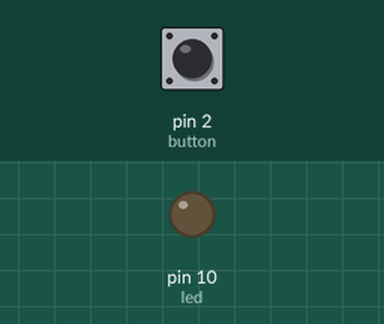
Recording of a sketch running on a simulated Arduino Uno, built with avr-gcc and run on an emulated ATmega328P. Parts: output pins drawn as LEDs (lit = HIGH). The test bench sets the inputs (shaded band); at power-on: pin 2 (button) LOW.

Above: at 1.2 s.
1.3 s: pin 2 (button) pulled HIGH for 0.15 s
At 1.37 s:
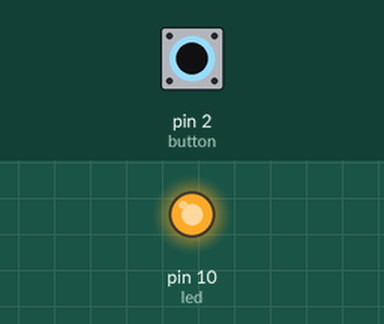
2.9 s: pin 2 (button) pulled HIGH for 3.2 s
At 6.5 s:
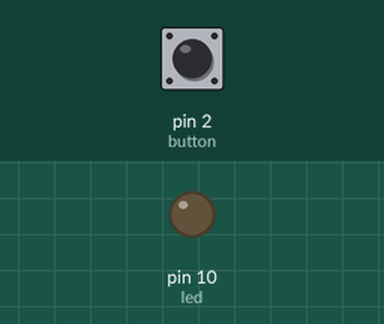
Timing chart, 0 to 8.0 s (numbered marks = the images above; inputs shaded):
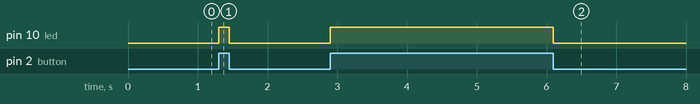

The sketch:

button.ino
```cpp
int button = 2;

int led = 10;

void setup() {

pinMode(led, OUTPUT);

pinMode(button, INPUT);
digitalWrite(led, LOW);

}


void loop(){

if (digitalRead(button) == HIGH) {


digitalWrite(led, HIGH);

}

else {

digitalWrite(led, LOW);

}

}
```

Measured:
- after the input at 1.3 s, pin 10 (led): LOW → HIGH at once, → LOW 0.15 s later
- after the input at 2.9 s, pin 10 (led): LOW → HIGH at once, → LOW 3.2 s later
